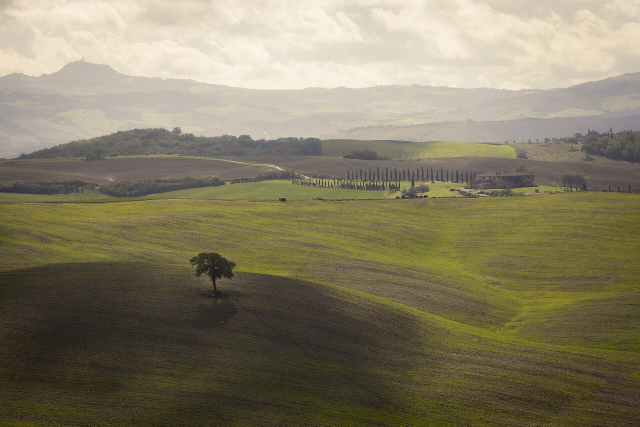
#> input picture docs/kraken/countryside.jpg, 1280 x 853 px (shown at 1/2 size)
$ python hybrid_scene.py
#> lines starting #> are read from the running program, lines starting #| are printed output that depends on the picture
### kraken/hybrid_paths.py
#!/usr/bin/env python3
"""Trace the hybrid L pano in KrakenOS.

Each DX sensor is aimed at a different half of a stitch_w image
(sensor_shift). Writes kraken/preview_*.png for the El-Nikkor 50/2.8
(close-up, object ~73 mm), docs/kraken/el135_*.png for the 135/5.6
(~0.61 m), and docs/kraken/el180_*.png for the 180/5.6 at 50 m
(infinity helicoid).
"""

from __future__ import annotations

import contextlib
import io
from pathlib import Path

import matplotlib

matplotlib.use("Agg")
import matplotlib.pyplot as plt
import numpy as np

import KrakenOS as Kos

# openscad/hybrid/params.scad
FLANGE_F = 46.5
D_LENS_TO_PLATE_BOX = 55.0
D_LENS_TO_PLATE = D_LENS_TO_PLATE_BOX
D_PLATE_TO_MOUNT = 72.0
PATH_TOTAL = D_LENS_TO_PLATE + D_PLATE_TO_MOUNT + FLANGE_F
PATH_AFTER = D_PLATE_TO_MOUNT + FLANGE_F
SENSOR_W = 23.6
SENSOR_H = 15.6
OVERLAP_FRAC = 0.20
TUBE_ID = 52.0
JUNCTION_BOX = 90.0
WAVE = 0.55

S_PRIME = PATH_TOTAL
EL_NAME = "EL-Nikkor 50/2.8"
EL_F = 51.6
EL_FNUM = 5.6
EL_EPD = EL_F / EL_FNUM
S_OBJ = 1.0 / (1.0 / EL_F - 1.0 / S_PRIME)
MAG = S_PRIME / S_OBJ


def apply_helicoid(extra=0.0):
    """extra mm of helicoid on the stem (6.5 mm → 180 mm at infinity)."""
    global D_LENS_TO_PLATE, PATH_TOTAL, PATH_AFTER, S_PRIME
    D_LENS_TO_PLATE = D_LENS_TO_PLATE_BOX + float(extra)
    PATH_AFTER = D_PLATE_TO_MOUNT + FLANGE_F
    PATH_TOTAL = D_LENS_TO_PLATE + D_PLATE_TO_MOUNT + FLANGE_F
    S_PRIME = PATH_TOTAL


def apply_lens(name, f, fnum, s_obj=None):
    global EL_NAME, EL_F, EL_FNUM, EL_EPD, S_OBJ, MAG, S_PRIME
    global SINGLE_FOV, PANO_FOV
    EL_NAME = name
    EL_F = float(f)
    EL_FNUM = float(fnum)
    EL_EPD = EL_F / EL_FNUM
    if s_obj is None:
        S_PRIME = PATH_TOTAL
        S_OBJ = 1.0 / (1.0 / EL_F - 1.0 / S_PRIME)
    else:
        S_OBJ = float(s_obj)
        S_PRIME = 1.0 / (1.0 / EL_F - 1.0 / S_OBJ)
    MAG = S_PRIME / S_OBJ
    SINGLE_FOV = 2.0 * np.degrees(np.arctan(HALF_W / S_PRIME))
    PANO_FOV = 2.0 * np.degrees(np.arctan(STITCH_W / 2.0 / S_PRIME))


# [11 lines left out: functions helicoid_extra, obj_unit, not called in this run]


def apply_chassis(flange=46.5, sensor_w=23.6, sensor_h=15.6):
    """D7000 DX is the default. 5D Mk III: flange=44, 36×24. A7: flange=18, 35.8×23.9."""
    global FLANGE_F, PATH_TOTAL, PATH_AFTER, S_PRIME
    global SENSOR_W, SENSOR_H, SHIFT, HALF_W, HALF_H, OL_W, STITCH_W
    global SINGLE_FOV, PANO_FOV
    FLANGE_F = float(flange)
    SENSOR_W = float(sensor_w)
    SENSOR_H = float(sensor_h)
    PATH_AFTER = D_PLATE_TO_MOUNT + FLANGE_F
    PATH_TOTAL = D_LENS_TO_PLATE + D_PLATE_TO_MOUNT + FLANGE_F
    S_PRIME = PATH_TOTAL
    SHIFT = SENSOR_W / 2.0 * (1.0 - OVERLAP_FRAC)
    HALF_W = SENSOR_W / 2.0
    HALF_H = SENSOR_H / 2.0
    OL_W = SENSOR_W * OVERLAP_FRAC / 2.0
    STITCH_W = SENSOR_W * (2.0 - OVERLAP_FRAC)
    SINGLE_FOV = 2.0 * np.degrees(np.arctan(HALF_W / PATH_TOTAL))
    PANO_FOV = 2.0 * np.degrees(np.arctan(STITCH_W / 2.0 / PATH_TOTAL))
    apply_lens(EL_NAME, EL_F, EL_FNUM)

SHIFT = SENSOR_W / 2.0 * (1.0 - OVERLAP_FRAC)
HALF_W = SENSOR_W / 2.0
HALF_H = SENSOR_H / 2.0
OL_W = SENSOR_W * OVERLAP_FRAC / 2.0
STITCH_W = SENSOR_W * (2.0 - OVERLAP_FRAC)
SINGLE_FOV = 2.0 * np.degrees(np.arctan(HALF_W / PATH_TOTAL))
PANO_FOV = 2.0 * np.degrees(np.arctan(STITCH_W / 2.0 / PATH_TOTAL))

OUT = Path(__file__).resolve().parent


def on_t(x, y):
    return abs(x + SHIFT) <= HALF_W and abs(y) <= HALF_H


def on_r(x, y):
    return abs(x - SHIFT) <= HALF_W and abs(y) <= HALF_H


def _quiet_system(surfaces):
    with contextlib.redirect_stdout(io.StringIO()):
        return Kos.system(surfaces, Kos.Setup())


# [33 lines left out: functions _xyz, _ost, reflect_system, not called in this run]


def transmit_system(focal=True):
    """El-Nikkor 50/2.8 at the finite conjugate this chassis forces."""
    obj = Kos.surf()
    obj.Thickness = S_OBJ if focal else 0.0
    obj.Glass = "AIR"
    obj.Diameter = 80
    obj.Drawing = 0
    obj.Name = "object"
    lens = Kos.surf()
    lens.Name = "EL-Nikkor"
    if focal:
        lens.Thin_Lens = EL_F
        lens.Diameter = EL_EPD
        lens.Thickness = S_PRIME
    else:
        lens.Diameter = TUBE_ID
        lens.Thickness = PATH_TOTAL
    lens.Glass = "AIR"
    ima = Kos.surf()
    ima.Name = "T"
    ima.Glass = "AIR"
    ima.Diameter = 80
    return _quiet_system([obj, lens, ima])


def classify(x_knife):
    return "plate"


# [76 lines left out: functions knife_x, trace_fan, plot_paths, not called in this run]


def _pupil_pts():
    r = 0.70 * (EL_EPD / 2.0)
    return [(0.0, 0.0), (r, 0.0), (-r, 0.0), (0.0, r), (0.0, -r)]


# [204 lines left out: functions _aim, trace_frames, _chart, _upsample, stitch_pano, plot_frames and 4 more, not called in this run]


# [2 lines that do not run on import are left out]

### kraken/hybrid_scene.py
#!/usr/bin/env python3
"""Texture the hybrid and V object planes with a countryside still.

Kraken maps each object point through the 135/5.6 onto the two toed
hybrid windows. The V uses the hard-knife look-across in params.scad
(no plate). Figures: D7000 DX, V, V-vs-hybrid, 5D Mk III, A7,
D7000-vs-5D3, D7000-vs-A7, D7000-vs-D7200 stars, and the 180/5.6
at 50 m (el180_*).
"""

from __future__ import annotations

import sys
from pathlib import Path

import matplotlib

matplotlib.use("Agg")
import matplotlib.pyplot as plt
import numpy as np
from matplotlib.patches import Rectangle
from scipy.interpolate import RegularGridInterpolator
from scipy.ndimage import map_coordinates

sys.path.insert(0, str(Path(__file__).resolve().parent))
import hybrid_paths as hp

# CC BY-SA 4.0 Radek Hloch — Wikimedia File:Landscape_of_Tuscany_3.jpg
SCENE = hp.OUT.parent / "docs" / "kraken" / "countryside.jpg"
DEST = hp.OUT.parent / "docs" / "kraken" / "el135_scene.png"
DEST_D7200 = hp.OUT.parent / "docs" / "kraken" / "el135_d7200.png"
DEST_5D3 = hp.OUT.parent / "docs" / "kraken" / "el135_5d3_scene.png"
DEST_CMP = hp.OUT.parent / "docs" / "kraken" / "el135_d7000_5d3.png"
DEST_A7 = hp.OUT.parent / "docs" / "kraken" / "el135_a7_scene.png"
DEST_A7_CMP = hp.OUT.parent / "docs" / "kraken" / "el135_d7000_a7.png"
DEST_V = hp.OUT.parent / "docs" / "kraken" / "el135_v_scene.png"
DEST_V_CMP = hp.OUT.parent / "docs" / "kraken" / "el135_v_hybrid.png"
DEST_180 = hp.OUT.parent / "docs" / "kraken" / "el180_scene.png"
DEST_180_D7200 = hp.OUT.parent / "docs" / "kraken" / "el180_d7200.png"
DEST_180_D800 = hp.OUT.parent / "docs" / "kraken" / "el180_d800_scene.png"
DEST_180_D800_CMP = hp.OUT.parent / "docs" / "kraken" / "el180_d7000_d800.png"
# 1280×853 still: lone tree on the left, farmhouse / cypresses on the right.
CROP_XY = (330, 270, 1230, 660)
BODIES = (
    ("D7000", 4928, 3264, 16.2),
    ("D7200", 6000, 4000, 24.2),
)
# flange mm, sensor mm, native pixels
D7000 = dict(name="D7000", flange=46.5, sw=23.6, sh=15.6,
             px_w=4928, px_h=3264, mp=16.2, color="deepskyblue", stitch="steelblue")
D800 = dict(name="D800", flange=46.5, sw=36.0, sh=23.9,
            px_w=7360, px_h=4912, mp=36.3, color="mediumseagreen", stitch="yellowgreen")
FF5D3 = dict(name="5D Mk III", flange=44.0, sw=36.0, sh=24.0,
             px_w=5760, px_h=3840, mp=22.3, color="coral", stitch="goldenrod")
A7 = dict(name="A7", flange=18.0, sw=35.8, sh=23.9,
          px_w=6000, px_h=4000, mp=24.3, color="mediumorchid", stitch="gold")
STAR_MM = 8.0
# 8 mm is invisible at 50 m; a 0.5 m chart is ~0.57° and fills native-pixel stars.
STAR_MM_180 = 500.0
S_OBJ_180 = 50_000.0


def _photo(path):
    img = np.asarray(plt.imread(path), dtype=np.float32)
    if img.max() > 1.5:
        img = img / 255.0
    if img.ndim == 2:
        img = np.stack([img, img, img], axis=-1)
    return np.clip(img[..., :3], 0.0, 1.0)


def _extent(img):
    h, w = img.shape[:2]
    aspect = w / float(h)
    obj_h = max(hp.SENSOR_H / hp.MAG, (hp.STITCH_W / hp.MAG) / aspect)
    obj_w = aspect * obj_h
    return np.array([-obj_w / 2.0, obj_w / 2.0, -obj_h / 2.0, obj_h / 2.0])


# [6 lines left out: function _extent_fit, not called in this run]


def _sample(img, ext, x0, x1, y0, y1, nx, ny):
    xs = np.linspace(x0, x1, nx)
    ys = np.linspace(y0, y1, ny)
    gx, gy = np.meshgrid(xs, ys)
    u = (gx - ext[0]) / (ext[1] - ext[0]) * (img.shape[1] - 1)
    v = (ext[3] - gy) / (ext[3] - ext[2]) * (img.shape[0] - 1)
    rgb = np.stack(
        [
            map_coordinates(img[..., c], [v, u], order=1, mode="constant", cval=0.0)
            for c in range(3)
        ],
        axis=-1,
    )
    return xs, ys, np.clip(rgb, 0.0, 1.0)


# [67 lines left out: functions _mask, _fmt_obj, _fmt_span, _panel, _object_plane, _native_xy and 1 more, not called in this run]


def _stitch_px(px_w, px_h, st_w, sw):
    return int(round(st_w / sw * px_w)), px_h


def _setup(body, lens_name="EL-Nikkor 135/5.6", lens_f=135.0, s_obj=None, extra=0.0):
    hp.apply_helicoid(extra)
    hp.apply_chassis(body["flange"], body["sw"], body["sh"])
    hp.apply_lens(lens_name, lens_f, 5.6, s_obj=s_obj)
    return dict(
        name=body["name"],
        sw=hp.SENSOR_W, sh=hp.SENSOR_H, st=hp.STITCH_W,
        mag=hp.MAG, s_obj=hp.S_OBJ,
        dx_w=hp.SENSOR_W / hp.MAG, dx_h=hp.SENSOR_H / hp.MAG,
        st_w=hp.STITCH_W / hp.MAG,
        fov=hp.SINGLE_FOV, pano=hp.PANO_FOV,
        px_w=body["px_w"], px_h=body["px_h"], mp=body["mp"],
        color=body["color"], stitch=body["stitch"],
        pitch=body["sw"] / body["px_w"] * 1000.0,
    )


def _grab(img, ext, f):
    y0, y1 = -f["dx_h"] / 2.0, f["dx_h"] / 2.0
    ny = 320
    nx_st = max(2, int(round(ny * f["st_w"] / f["dx_h"])))
    nx_dx = max(2, int(round(ny * f["dx_w"] / f["dx_h"])))
    xs_d, ys_d, one = _sample(
        img, ext, -f["dx_w"] / 2, f["dx_w"] / 2, y0, y1, nx_dx, ny,
    )
    xs_s, ys_s, hyb = _sample(
        img, ext, -f["st_w"] / 2, f["st_w"] / 2, y0, y1, nx_st, ny,
    )
    sys_t = hp.transmit_system(focal=True)
    thx, thy, t_frac, r_frac, counts = hp.trace_frames(sys_t)
    cover = _mask(thx, thy, t_frac, r_frac, xs_s, ys_s)
    hyb = hyb * (cover > 0.15)[..., None]
    return dict(one=one, hyb=hyb, xs_d=xs_d, ys_d=ys_d, xs_s=xs_s, ys_s=ys_s,
                y0=y0, counts=counts)


# [360 lines left out: functions _boxes, plot_d7200, _v_geom, _v_grab, _v_boxes, plot_v_scene and 3 more, not called in this run]


def main():
    if not SCENE.is_file():
        raise SystemExit(f"missing scene still: {SCENE}")

    raw = _photo(SCENE)
    x0, y0c, x1, y1c = CROP_XY
    crop = raw[y0c:y1c, x0:x1]
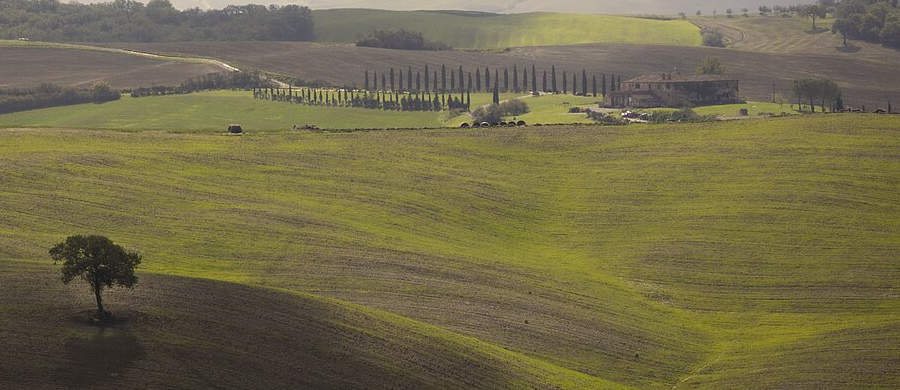
#> crop: shape (390, 900, 3) float32; mean of channels 0, 1, 2 0.446, 0.417, 0.289; drawn as R, G, B

    dx = _setup(D7000)
    ext_dx = _extent(crop)
#> ext_dx = [-74.48, 74.48, -32.27, 32.27]
    g_dx = _grab(crop, ext_dx, dx)
#> in _sample, `u = (gx - ext[0]) / (ext[1] - ext[0]) * (img.shape[1] - 1)`:
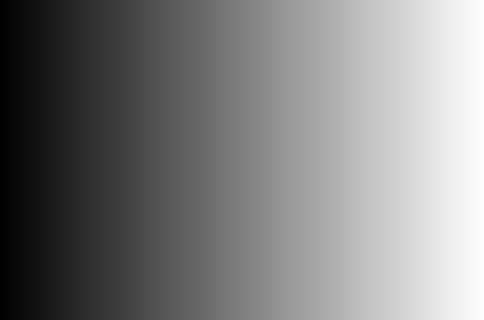
#> u: shape (320, 484) float64; min 199.8, max 699.2, mean 449.5; drawn with min black and max white
#> in _sample, `v = (ext[3] - gy) / (ext[3] - ext[2]) * (img.shape[0] - 1)`:
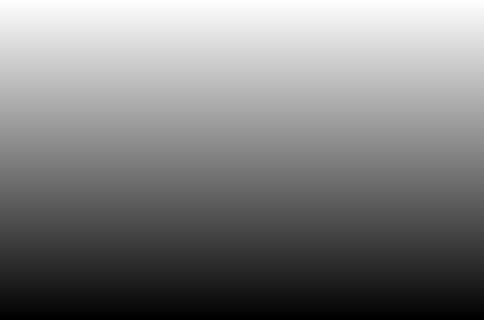
#> v: shape (320, 484) float64; min 29.67, max 359.3, mean 194.5; drawn with min black and max white
#> in _sample, `rgb = np.stack( [ map_coordinates(img[..., c], [v, u], order=1, mode="..`:
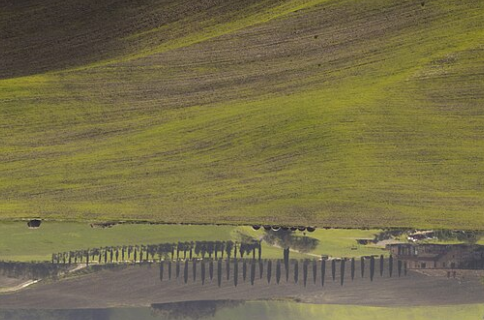
#> rgb: shape (320, 484, 3) float32; mean of channels 0, 1, 2 0.464, 0.434, 0.291; drawn as R, G, B
#> in _grab, `xs_d, ys_d, one = _sample( img, ext, -f["dx_w"] / 2, f["dx_w"] / 2, y0..`: xs_d = 484 values from -41.38 to 41.38; ys_d = 320 values from -27.35 to 27.35
#> call 2 of _sample, with ext = array of shape (4,), x0 = -74.48, x1 = 74.48, y0 = -27.35, y1 = 27.35, nx = 871, ny = 320
#> in _sample (call 2), `u = (gx - ext[0]) / (ext[1] - ext[0]) * (img.shape[1] - 1)`:
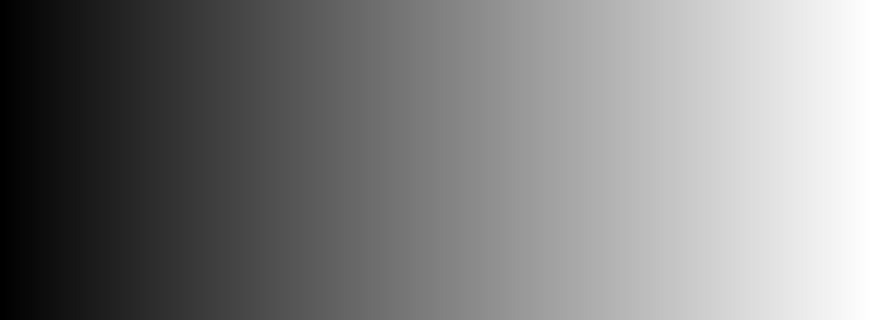
#> u: shape (320, 871) float64; min 0, max 899, mean 449.5; drawn with min black and max white
#> in _sample (call 2), `v = (ext[3] - gy) / (ext[3] - ext[2]) * (img.shape[0] - 1)`:
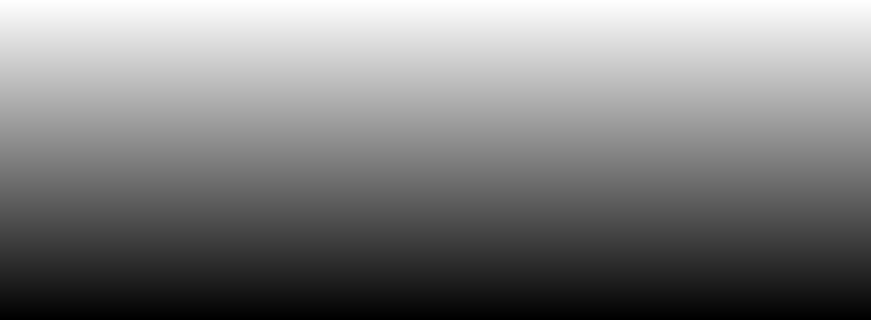
#> v: shape (320, 871) float64; min 29.67, max 359.3, mean 194.5; drawn with min black and max white
#> in _sample (call 2), `rgb = np.stack( [ map_coordinates(img[..., c], [v, u], order=1, mode="..`:
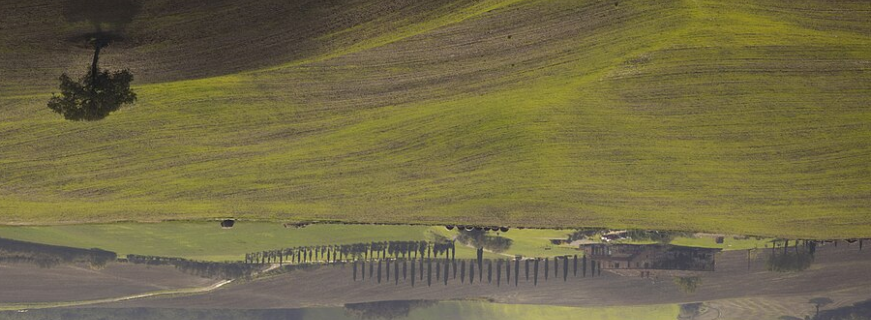
#> rgb: shape (320, 871, 3) float32; mean of channels 0, 1, 2 0.448, 0.419, 0.28; drawn as R, G, B
#> in _grab, `xs_s, ys_s, hyb = _sample( img, ext, -f["st_w"] / 2, f["st_w"] / 2, y0..`: xs_s = 871 values from -74.48 to 74.48; ys_s = 320 values from -27.35 to 27.35
    _save_scene(crop, ext_dx, dx, g_dx, DEST, "single D7000 DX")
    print(
        f"{hp.EL_NAME}  D7000  T-only={g_dx['counts']['left']}  "
        f"overlap={g_dx['counts']['overlap']}  R-only={g_dx['counts']['right']}"
    )
    plot_d7200(
        crop, ext_dx, dx["dx_w"], dx["dx_h"], dx["st_w"], g_dx["y0"],
        g_dx["one"], g_dx["hyb"], g_dx["xs_d"], g_dx["ys_d"],
        g_dx["xs_s"], g_dx["ys_s"],
    )

    vg = _v_geom(dx)
    g_v = _v_grab(crop, ext_dx, dx, vg)
    plot_v_scene(crop, ext_dx, dx, vg, g_v, DEST_V)
    print(
        f"{hp.EL_NAME}  V  stitch={vg['st']:.1f} mm  object={vg['st_w']:.0f} mm  "
        f"pano={vg['pano']:.1f} deg  overlap={vg['ol'] * dx['mag']:.1f} mm  "
        f"px={vg['px_st']}x{dx['px_h']}"
    )
    plot_v_hybrid(crop, ext_dx, dx, vg, g_v, g_dx, DEST_V_CMP)

    ff = _setup(FF5D3)
    ext_ff = _extent(raw)
    g_ff = _grab(raw, ext_ff, ff)
    _save_scene(raw, ext_ff, ff, g_ff, DEST_5D3, "single 5D Mk III FF")
    print(
        f"{hp.EL_NAME}  5D3  T-only={g_ff['counts']['left']}  "
        f"overlap={g_ff['counts']['overlap']}  R-only={g_ff['counts']['right']}"
    )

    ext_cmp = _extent_fit(raw, ff["st_w"], ff["dx_h"])
    dx = _setup(D7000)
    g_dx_c = _grab(raw, ext_cmp, dx)
    ff = _setup(FF5D3)
    g_ff_c = _grab(raw, ext_cmp, ff)
    plot_compare(
        raw, ext_cmp, dx, g_dx_c, ff, g_ff_c, DEST_CMP,
        "Same Tuscany still. D7000 is 23.6×15.6 / 4.8 µm; 5D Mk III is 36×24 / 6.25 µm.",
    )

    a7 = _setup(A7)
    ext_a7 = _extent(raw)
    g_a7 = _grab(raw, ext_a7, a7)
    _save_scene(raw, ext_a7, a7, g_a7, DEST_A7, "single A7 FF")
    print(
        f"{hp.EL_NAME}  A7  T-only={g_a7['counts']['left']}  "
        f"overlap={g_a7['counts']['overlap']}  R-only={g_a7['counts']['right']}"
    )
    ext_a7c = _extent_fit(raw, a7["st_w"], a7["dx_h"])
    dx = _setup(D7000)
    g_dx_a = _grab(raw, ext_a7c, dx)
    a7 = _setup(A7)
    g_a7_c = _grab(raw, ext_a7c, a7)
    plot_compare(
        raw, ext_a7c, dx, g_dx_a, a7, g_a7_c, DEST_A7_CMP,
        "Same still. D7000 PATH=173.5 mm / 4.8 µm; A7 PATH=145 mm (E 18 mm) / 6.0 µm. "
        "135 focuses ~2 m on the A7 fork.",
    )
    run_180(raw)


# [54 lines left out: function run_180, not called in this run]


if __name__ == "__main__":
    main()
#> (the call stopped at in transmit_system, `obj = Kos.surf()`: KrakenOS is not available in this run)
